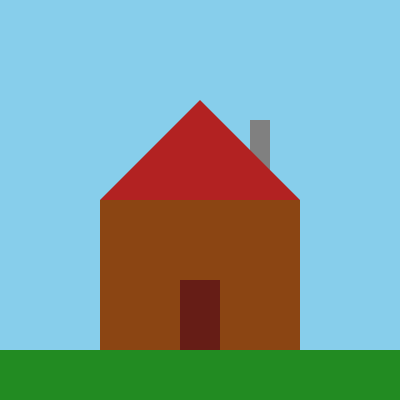
Frame 1 (no input)
Frame 60 (no input): identical to frame 1, image omitted
Frame 120 (the mouse pressed at the canvas centre since frame 60): identical to frame 1, image omitted

The p5.js sketch that drew this single still picture (run headless with seeded random() and noise() and a simulated clock; from frame 60 on, the mouse is pressed at the canvas centre):

// p5.js sketch
// ── sketch.js
function setup() {
  createCanvas(400, 400);
    // Sfondo azzurro chiaro per il cielo
    background(135, 206, 235);

    // Prato (rettangolo verde)
    fill(34, 139, 34);
    noStroke();
    rect(0, 350, 400, 50);

    // comignolo (rettangolo grigio)
    fill(128);
    rect(250, 120, 20, 50);
  
    // Base della casa (rettangolo marrone)
    fill(139, 69, 19);
    rect(100, 200, 200, 150);
    
    // Tetto (triangolo rosso)
    fill(178, 34, 34);
    triangle(
      100, 200,    // Punto sinistro
      200, 100,    // Punto in alto
      300, 200     // Punto destro
    );

    // Porta (rettangolo marrone)
    fill(102, 29, 22);
    rect(180, 280, 40, 70);


}

function draw() {
}
